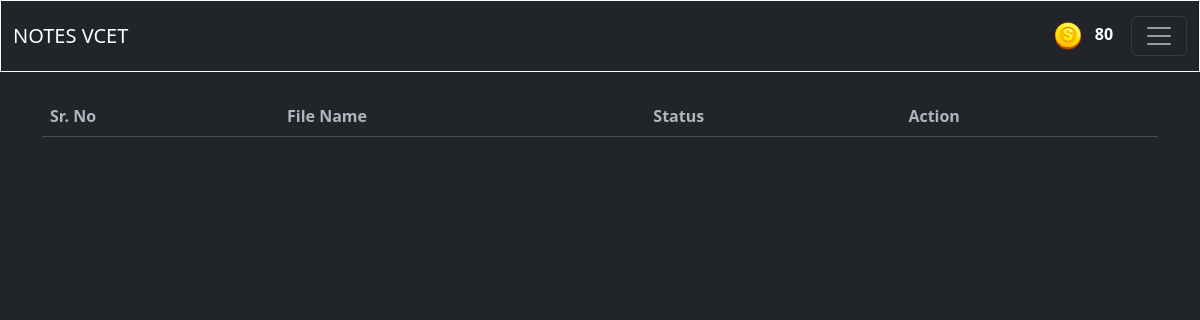
/status/ (signed in), run on an earlier commit of the app's database.
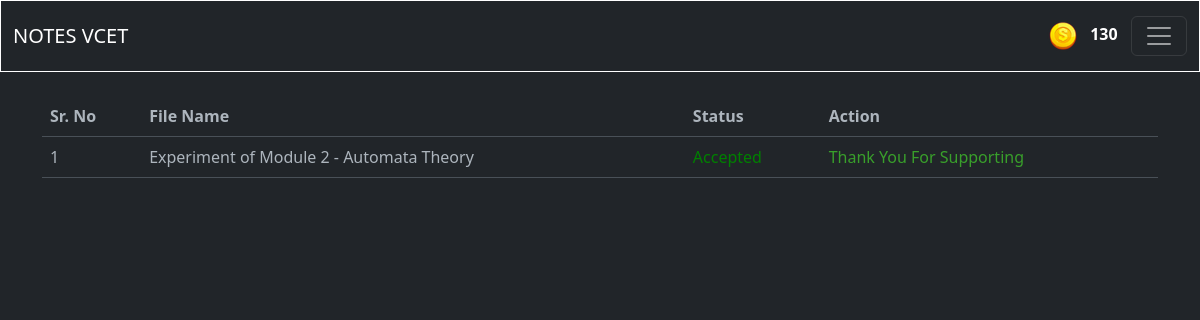
And on a later commit of the database.
### blogapp/models.py (models this page shows, shortened)
class UserAccount(AbstractBaseUser, PermissionsMixin):
    email = models.CharField(max_length = 50,unique=True)
    name = models.CharField(max_length=200)
    is_active = models.BooleanField(default=True)
    is_mod = models.BooleanField(default=False)
    is_nUser = models.BooleanField(default=True)
    is_staff = models.BooleanField(default=False)
    coins_scored = models.IntegerField(default=100,null=True,blank=True)
    rank = models.IntegerField(default=0)
    bookmarks = models.ManyToManyField('blogapp.Notes', blank=True)
    objects = UserAccountManager()
    USERNAME_FIELD = 'email'
    REQUIRED_FIELDS = ['name']

class Notes(models.Model):
    typ = (
        ('Assignment','Assignment'),
        ('Experiment','Experiment'),
        ('Notes','Notes'),
        ('ReferenceBook','Reference Book'),
        ('LectureSlides','Lecture Slides'),
        ('PYQ','PYQ'),
    )
    mods = (
        ('1','1'),
        ('2','2'),
        ('3','3'),
        ('4','4'),
        ('5','5'),
        ('6','6'),
    )
    desc = models.TextField(max_length=500,null=True,blank=True)
    mod = models.CharField(max_length=5,choices=mods,null=True,blank=True)
    file = models.FileField(upload_to='notes/')
    author = models.ForeignKey(UserAccount,on_delete=models.CASCADE)
    status = models.BooleanField(default=False)
    likes = models.ManyToManyField(UserAccount,related_name="notes_like")
    views = models.PositiveIntegerField(default=0)
    buy=models.ManyToManyField(UserAccount,related_name="buy_notes")
    typeN = models.CharField(max_length=50,null=True,blank=True,choices=typ)
    docid = models.CharField(max_length=300,null=True,blank=True)
    sub =  models.ForeignKey(Subject,on_delete=models.CASCADE,null=True,blank=True)
    slug = AutoSlugField(populate_from = 'sub',unique=True,null=True,default=None)
    nDetail = models.CharField(max_length=100,null=True,blank=True)

class Subject(models.Model):
    name = models.CharField(max_length=50)
    teacher = models.CharField(max_length=50)
    teacherurl = models.CharField(max_length=300,null=True,blank=True)
    img = models.ImageField(upload_to='subImage/',null=True,blank=True)
    def __str__(self):
        return self.name

### blogapp/views.py (the view)
# urls.py: path('status/',views.status,name='status'),
@login_required(login_url='/login/')
def status(request):
    notes = Notes.objects.filter(author = request.user) #Fetches only those notes which are uploaded by the respected user
    context = {
        'notes' : notes,
    }
    return render(request,'main/status.html',context)

### templates/main/status.html (shortened to what this page needs)
{% extends 'index.html' %} {% block content %}
<div class="container mt-4">
  <table class="table table-hover">
    <thead>
      <tr>
        <th scope="col">Sr. No</th>
        <th scope="col">File Name</th>
        <th scope="col">Status</th>
        <th scope="col">Action</th>
      </tr>
    </thead>
    <tbody>
      {% for x in notes %}
      <tr>
        <td scope="row">{{forloop.counter}}</td>
        <td>{{x.typeN}} of Module {{x.mod}} - {{x.sub}}</td>
        {% if x.status %}
        <td style="color: green">Accepted</td>
        {% else %}
        <td style="color: rgb(159, 150, 43)">Under Scrutiny</td>
        {% endif %} {% if not x.status %}
        <td>
          <button
            type="button"
            class="btn btn-danger"
            data-bs-toggle="modal"
            data-bs-target="#exampleModal{{forloop.counter}}"
          >
            Delete
          </button>
        </td>
        {% else %}
        <td style="color: rgb(57, 159, 43)">Thank You For Supporting</td>
        {% endif %}
      </tr>
      {% endfor %}
    </tbody>
  </table>
  {% for x in notes %}
</div>
{% endfor %}
{% endblock %}

### templates/components/header.html (shortened to what this page needs)
{% load static %}
<link rel="stylesheet" href="{% static 'css/darkmode.css' %}">
<link rel="stylesheet" href="{% static 'css/new.js' %}">
<nav class="navbar navbar-dark bg-dark  ">
    <div class="container-fluid">
      <a class="navbar-brand" href="{% url 'notes' %}">NOTES VCET</a>
      <table class="coins">
        <th>
          <img src="{% static 'images/coin.png' %}" alt="">
        </th>
        <th>
      <p class="cna" style="color: white;">{{ user.coins_scored }}</p>
    </th>
    </table>
      <button class="navbar-toggler" type="button" data-bs-toggle="collapse" data-bs-target="#navbarSupportedContent" aria-controls="navbarSupportedContent" aria-expanded="false" aria-label="Toggle navigation">
        <span class="navbar-toggler-icon"></span>
      </button>
    </div>
  </nav>

What changed in the data, as far as the page shows it:
changed UserAccount: coins_scored "80" → "130"
added Notes: typeN "Experiment", mod "2", sub "Automata Theory", status "Accepted"
